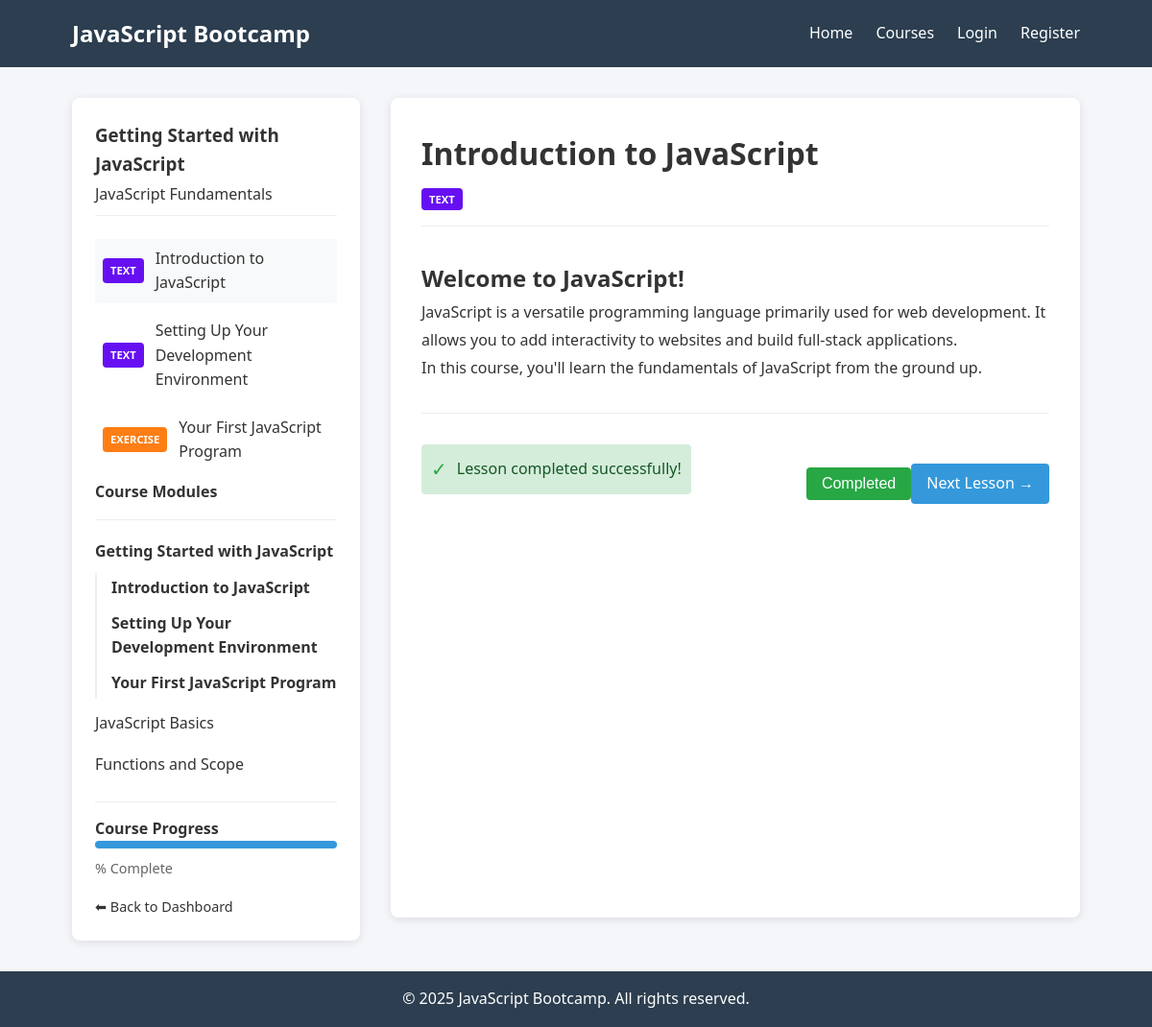
Page /lessons/1/ (signed in) on the committed database.
### lessons/models.py (models this page shows, shortened)
class Lesson(models.Model):
    LESSON_TYPES = (
        ('video', 'Video'),
        ('text', 'Text'),
        ('exercise', 'Exercise'),
        ('quiz', 'Quiz'),
    )
    module = models.ForeignKey(Module, on_delete=models.CASCADE, related_name='lessons')
    title = models.CharField(max_length=200)
    content = models.TextField()
    lesson_type = models.CharField(max_length=10, choices=LESSON_TYPES, default='text')
    order = models.PositiveIntegerField(default=0)
    class Meta:
        ordering = ['order']

### courses/models.py (models this page shows, shortened)
class Module(models.Model):
    course = models.ForeignKey(Course, on_delete=models.CASCADE, related_name='modules')
    title = models.CharField(max_length=200)
    description = models.TextField(blank=True)
    order = models.PositiveIntegerField(default=0)
    class Meta:
        ordering = ['order']

class Course(models.Model):
    title = models.CharField(max_length=200)
    slug = models.SlugField(unique=True)
    description = models.TextField()
    instructor = models.ForeignKey(CustomUser, on_delete=models.CASCADE, related_name='courses')
    thumbnail = models.ImageField(upload_to='course_thumbnails/', blank=True, null=True)
    created_at = models.DateTimeField(auto_now_add=True)
    updated_at = models.DateTimeField(auto_now=True)
    is_published = models.BooleanField(default=False)

### lessons/views.py (the view, shortened to what this page needs)
# urls.py: path('lessons/<int:lesson_id>/', lesson_views.lesson_detail, name='lesson-detail'),
@login_required
def lesson_detail(request, lesson_id):
    lesson = get_object_or_404(Lesson, id=lesson_id)
    course = lesson.module.course
    is_enrolled = Enrollment.objects.filter(
        student=request.user,
        course=course,
        is_active=True
    ).exists()
    if not is_enrolled and not request.user.is_instructor and course.instructor != request.user:
        return redirect('course-detail', slug=course.slug)
    progress, created = UserProgress.objects.get_or_create(
        user=request.user,
        lesson=lesson
    )
    module_lessons = Lesson.objects.filter(module=lesson.module).order_by('order')
    prev_lesson = None
    next_lesson = None
    found_current = False
    for module_lesson in module_lessons:
        if found_current:
            next_lesson = module_lesson
            break
        elif module_lesson.id == lesson.id:
            found_current = True
        else:
            prev_lesson = module_lesson
    return render(request, 'lessons/lesson_detail.html', {
        'lesson': lesson,
        'progress': progress,
        'prev_lesson': prev_lesson,
        'next_lesson': next_lesson
    })

### templates/lessons/lesson_detail.html (shortened to what this page needs)
{% extends 'base.html' %}
{% block extra_css %}
<link rel="stylesheet" href="/static/css/learning.css">
<link rel="stylesheet" href="/static/css/prism.css">
<link rel="stylesheet" href="/static/css/exercises.css">
{% endblock %}
{% block content %}
<div class="lesson-container">
    <div class="sidebar">
        <div class="module-info">
            <h3>{{ lesson.module.title }}</h3>
            <p>{{ lesson.module.course.title }}</p>
        </div>
        <ul class="lesson-navigation">
            {% for module_lesson in lesson.module.lessons.all %}
                <li class="{% if module_lesson.id == lesson.id %}active{% endif %} {% if module_lesson.id in user_progress %}completed{% endif %}">
                    <a href="{% url 'lesson-detail' module_lesson.id %}">
                        <span class="lesson-type {{ module_lesson.lesson_type }}">{{ module_lesson.lesson_type|title }}</span>
                        <span class="lesson-title">{{ module_lesson.title }}</span>
                    </a>
                </li>
            {% endfor %}
        </ul>
        <div class="module-navigation">
            <h4>Course Modules</h4>
            <ul class="modules-quick-nav">
                {% for module in lesson.module.course.modules.all %}
                    <li class="{% if module.id == lesson.module.id %}active{% endif %}">
                        <a href="#" class="module-nav-item" data-module-id="{{ module.id }}">
                            {{ module.title }}
                        </a>
                        {% if module.id == lesson.module.id %}
                            <ul class="module-lessons-nav">
                                {% for mod_lesson in module.lessons.all %}
                                    <li class="{% if mod_lesson.id == lesson.id %}active{% endif %} {% if mod_lesson.id in user_progress %}completed{% endif %}">
                                        <a href="{% url 'lesson-detail' mod_lesson.id %}">
                                            {{ mod_lesson.title }}
                                        </a>
                                    </li>
                                {% endfor %}
                            </ul>
                        {% endif %}
                    </li>
                {% endfor %}
            </ul>
            <div class="course-progress-container">
                <h4>Course Progress</h4>
                <div class="progress-bar">
                    <div class="progress" style="width: {{ course_progress_percentage }}%"></div>
                </div>
                <span class="progress-text">{{ course_progress_percentage }}% Complete</span>
                <a href="{% url 'dashboard' %}" class="back-to-dashboard">
                    <i class="dashboard-icon">⬅</i> Back to Dashboard
                </a>
            </div>
        </div>
    </div>
    <div class="lesson-content card">
        <div class="lesson-header">
            <h1>{{ lesson.title }}</h1>
            <div class="lesson-meta">
                <span class="lesson-type {{ lesson.lesson_type }}">{{ lesson.lesson_type|title }}</span>
            </div>
        </div>
        <div class="lesson-body">
            <div class="content-text">
                {{ lesson.content|safe }}
            </div>
        </div>
        <div class="lesson-footer">
            <div id="completion-status" class="completion-status">
                {% if progress.completed %}
                    <div class="completion-message">
                        <span class="checkmark">✓</span> Lesson completed successfully!
                    </div>
                {% endif %}
            </div>
            <div class="lesson-actions">
                <button id="mark-complete" class="btn {% if progress.completed %}btn-completed{% endif %}" {% if progress.completed %}disabled{% endif %}>
                    {% if progress.completed %}Completed{% else %}Mark as Complete{% endif %}
                </button>
                <div class="lesson-navigation-buttons">
                    {% if next_lesson %}
                        <a href="{% url 'lesson-detail' next_lesson.id %}" class="btn {% if progress.completed %}btn-highlight{% endif %}">
                            Next Lesson <span class="nav-arrow">→</span>
                        </a>
                    {% endif %}
                </div>
            </div>
        </div>
    </div>
</div>
{% endblock %}

### static/css/styles.css (style rules this page uses)
:root { --primary-color: #3498db; --secondary-color: #2c3e50; --accent-color: #e74c3c; --light-bg: #f4f6f9; --dark-text: #333; --light-text: #fff; }
* { margin: 0; padding: 0; box-sizing: border-box; }
body { font-family: 'Segoe UI', Tahoma, Geneva, Verdana, sans-serif; line-height: 1.6; color: var(--dark-text); background-color: var(--light-bg); }
.card { background-color: white; border-radius: 8px; box-shadow: 0 2px 10px rgba(0, 0, 0, 0.1); padding: 1.5rem; margin-bottom: 1.5rem; }
.btn { display: inline-block; padding: 0.5rem 1rem; background-color: var(--primary-color); color: var(--light-text); border: none; border-radius: 4px; cursor: pointer; text-decoration: none; font-size: 1rem; transition: background-color 0.3s; }

### static/css/learning.css (style rules this page uses)
.progress-bar { height: 8px; background-color: #e9ecef; border-radius: 4px; overflow: hidden; margin-bottom: 0.5rem; }
.progress { height: 100%; background-color: var(--primary-color); transition: width 0.3s ease; }
.progress-text { font-size: 0.9rem; color: #666; }
.lesson-type { flex-shrink: 0; margin-right: 0.75rem; padding: 0.25rem 0.5rem; border-radius: 4px; font-size: 0.7rem; text-transform: uppercase; font-weight: 600; }
.lesson-type.text { background-color: #6610f2; color: white; }
.lesson-type.exercise { background-color: #fd7e14; color: white; }
.lesson-title { flex-grow: 1; }
.lesson-container { display: grid; grid-template-columns: 300px 1fr; gap: 2rem; }
.sidebar { background-color: white; border-radius: 8px; box-shadow: 0 2px 10px rgba(0, 0, 0, 0.1); padding: 1.5rem; }
.module-info { margin-bottom: 1.5rem; padding-bottom: 0.5rem; border-bottom: 1px solid #eee; }
.module-info h3 { margin-bottom: 0.25rem; }
.lesson-navigation { list-style: none; padding-left: 0; }
.lesson-navigation li { margin-bottom: 0.5rem; padding: 0.5rem; border-radius: 4px; }
.lesson-navigation li.active { background-color: #f8f9fa; font-weight: 500; }
.lesson-navigation a { display: flex; align-items: center; text-decoration: none; color: var(--dark-text); }
.lesson-content { padding: 2rem; }
.lesson-header { margin-bottom: 2rem; padding-bottom: 1rem; border-bottom: 1px solid #eee; }
.lesson-meta { margin-top: 0.5rem; }
.lesson-body { margin-bottom: 2rem; }
.content-text { line-height: 1.8; }
.lesson-footer { margin-top: 2rem; padding-top: 2rem; border-top: 1px solid #eee; display: flex; justify-content: space-between; align-items: center; }
.lesson-navigation-buttons { display: flex; gap: 1rem; }
.btn-completed { background-color: #28a745; cursor: default; }

### templates/lessons/lesson_detail.html (style rules this page uses)
.btn-highlight { animation: pulse 1.5s infinite; }
.completion-message { background-color: #d4edda; color: #155724; padding: 10px; margin-bottom: 15px; border-radius: 4px; display: flex; align-items: center; }
.checkmark { font-size: 20px; margin-right: 10px; color: #28a745; }
.modules-quick-nav { list-style: none; padding-left: 0; margin-top: 15px; border-top: 1px solid #eee; padding-top: 15px; }
.modules-quick-nav li { margin-bottom: 8px; }
.modules-quick-nav li.active { font-weight: bold; }
.module-nav-item { display: block; text-decoration: none; color: var(--dark-text); padding: 5px 0; }
.module-lessons-nav { list-style: none; padding-left: 15px; margin-top: 5px; border-left: 2px solid #eee; }
.module-lessons-nav li { margin-bottom: 5px; }
.module-lessons-nav li.active { font-weight: bold; }
.module-lessons-nav a { display: flex; justify-content: space-between; text-decoration: none; color: var(--dark-text); padding: 3px 0; }
.course-progress-container { margin-top: 20px; padding-top: 15px; border-top: 1px solid #eee; }
.back-to-dashboard { display: block; margin-top: 15px; text-decoration: none; color: var(--dark-text); font-size: 0.9em; }
.dashboard-icon { font-style: normal; }
.completion-status { margin-bottom: 15px; }
.lesson-actions { display: flex; justify-content: space-between; align-items: center; flex-wrap: wrap; }
.nav-arrow { display: inline-block; }

### rows in the picture
Lesson: module "Getting Started with JavaScript", module.course "JavaScript Fundamentals", lesson_type "TEXT", title "Introduction to JavaScript", content "Welcome to JavaScript! JavaScript is a versatile programming language primarily used for web development. It allows you to add interactivity to websites and build full-stack applications. In this course, you'll learn the fundamentals of JavaScript from the ground up."
Lesson: lesson_type "TEXT", title "Setting Up Your Development Environment"
Lesson: lesson_type "EXERCISE", title "Your First JavaScript Program"
Module: title "Getting Started with JavaScript"
Module: title "JavaScript Basics"
Module: title "Functions and Scope"
